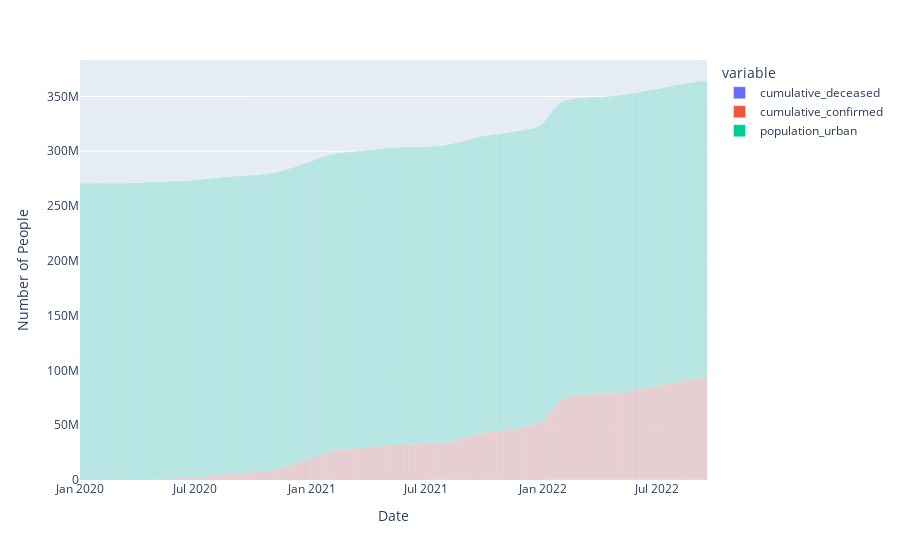

Notebook code cell kept with this figure:
### Code cell
fig = px.bar(urbanDataFrame, y=["cumulative_deceased", "cumulative_confirmed", "population_urban"], labels=columnLabels)
fig.update_xaxes(title_text="Date")
fig.update_yaxes(title_text="Number of People")
fig.write_image("images/urbanAndCovid.png")
fig.show()

### Figure 1 — Plotly figure (JSON) as saved in the notebook; plotly's stock layout.template omitted (floating-point values rounded to 4 significant figures; data arrays with more than 128 entries replaced by an {"elided": "..."} marker saying what was removed)
{"data": [{"alignmentgroup": "True", "hovertemplate": "variable=cumulative_deceased<br>date=%{x}<br>value=%{y}<extra></extra>", "legendgroup": "cumulative_deceased", "marker": {"color": "#636efa", "pattern": {"shape": ""}}, "name": "cumulative_deceased", "offsetgroup": "cumulative_deceased", "orientation": "v", "showlegend": true, "textposition": "auto", "type": "bar", "x": {"elided": "991 str values"}, "xaxis": "x", "y": {"elided": "991 int values"}, "yaxis": "y"}, {"alignmentgroup": "True", "hovertemplate": "variable=cumulative_confirmed<br>date=%{x}<br>value=%{y}<extra></extra>", "legendgroup": "cumulative_confirmed", "marker": {"color": "#EF553B", "pattern": {"shape": ""}}, "name": "cumulative_confirmed", "offsetgroup": "cumulative_confirmed", "orientation": "v", "showlegend": true, "textposition": "auto", "type": "bar", "x": {"elided": "991 str values"}, "xaxis": "x", "y": {"elided": "991 int values"}, "yaxis": "y"}, {"alignmentgroup": "True", "hovertemplate": "variable=population_urban<br>date=%{x}<br>value=%{y}<extra></extra>", "legendgroup": "population_urban", "marker": {"color": "#00cc96", "pattern": {"shape": ""}}, "name": "population_urban", "offsetgroup": "population_urban", "orientation": "v", "showlegend": true, "textposition": "auto", "type": "bar", "x": {"elided": "991 str values"}, "xaxis": "x", "y": {"elided": "991 int values"}, "yaxis": "y"}], "layout": {"barmode": "relative", "legend": {"title": {"text": "variable"}, "tracegroupgap": 0}, "margin": {"t": 60}, "xaxis": {"anchor": "y", "domain": [0, 1], "title": {"text": "Date"}}, "yaxis": {"anchor": "x", "domain": [0, 1], "title": {"text": "Number of People"}}}}
